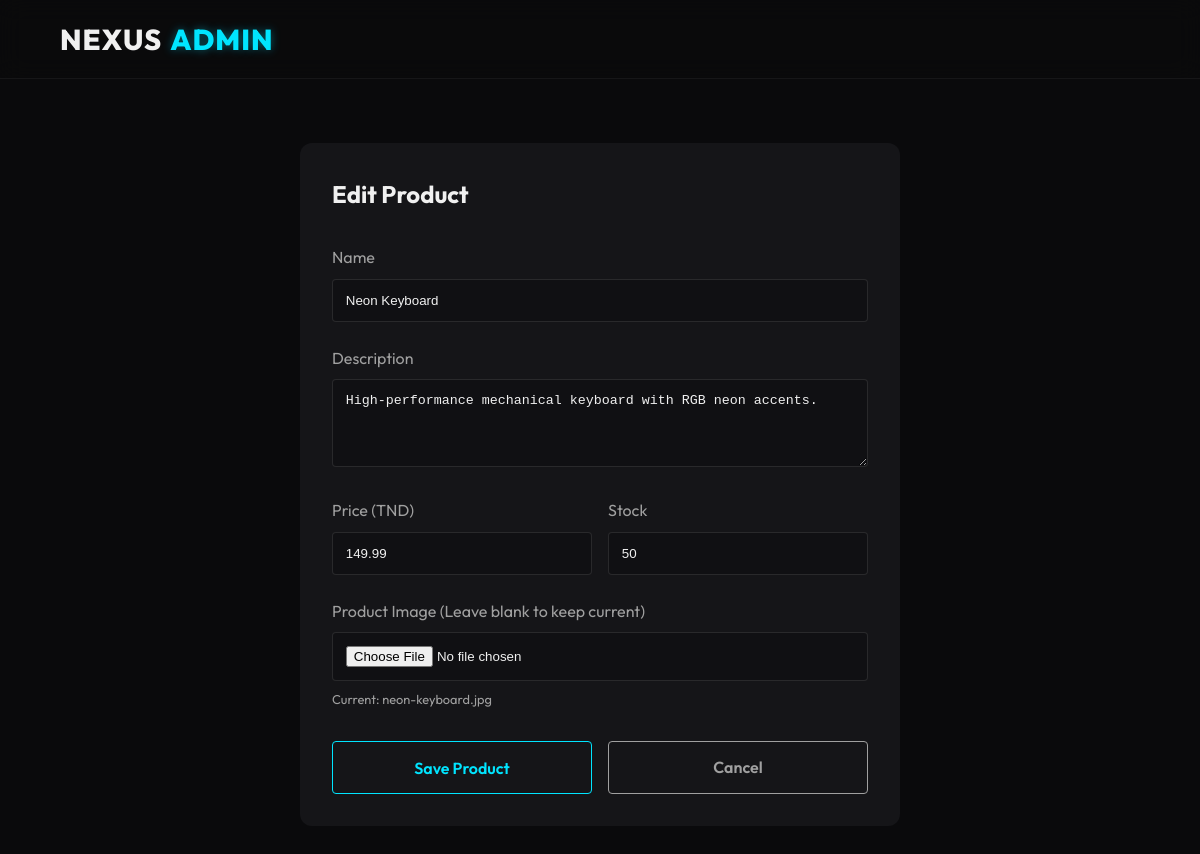
Screenshot of /Public/index.php/admin/edit?id=1 (signed in) with the database file from the repository.
### tables this page shows
CREATE TABLE IF NOT EXISTS products (
    id INT AUTO_INCREMENT PRIMARY KEY,
    name VARCHAR(255) NOT NULL,
    description TEXT,
    price DECIMAL(10, 2) NOT NULL,
    image_url VARCHAR(255) DEFAULT NULL,
    stock INT DEFAULT 0,
    created_at TIMESTAMP DEFAULT CURRENT_TIMESTAMP,
    updated_at TIMESTAMP DEFAULT CURRENT_TIMESTAMP ON UPDATE CURRENT_TIMESTAMP
);

### Controllers/AdminController.php (called while the page is built, shortened)
<?php
class AdminController extends BaseController
{
    private ProductManager $productManager;
    public function __construct()
    {
        $this->productManager = new ProductManager();
    }
    public function edit(): void
    {
        $id = (int)($_GET['id'] ?? 0);
        $product = $this->productManager->getById($id);
        $this->render('admin/product_form', [
            'title' => 'Edit Product',
            'product' => $product
        ]);
    }
}

### Config/Database.php (called while the page is built, shortened)
<?php
class Database
{
    private static ?Database $instance = null;
    private ?PDO $connection = null;
    private string $host = '127.0.0.1';
    private string $db_name = 'ecommerce_db';
    private string $username = 'root';
    private string $password = '';
    private function __construct()
    {
        $dsn = "mysql:host={$this->host};dbname={$this->db_name};charset=utf8mb4";
        $options = [
            PDO::ATTR_ERRMODE            => PDO::ERRMODE_EXCEPTION,
            PDO::ATTR_DEFAULT_FETCH_MODE => PDO::FETCH_ASSOC,
            PDO::ATTR_EMULATE_PREPARES   => false,
        ];
        try {
            $this->connection = new PDO($dsn, $this->username, $this->password, $options);
        } catch (PDOException $e) {
            die("Database Connection Error: " . $e->getMessage());
        }
    }
    public static function getInstance(): Database
    {
        if (self::$instance === null) {
            self::$instance = new Database();
        }
        return self::$instance;
    }
    public function getConnection(): PDO
    {
        return $this->connection;
    }
}

### Models/Managers/ProductManager.php (called while the page is built, shortened)
<?php
class ProductManager
{
    private PDO $db;
    public function __construct()
    {
        $this->db = Database::getInstance()->getConnection();
    }
    public function getById(int $id): ?Product
    {
        $stmt = $this->db->prepare("SELECT * FROM products WHERE id = :id");
        $stmt->execute(['id' => $id]);
        $row = $stmt->fetch();
        if ($row) {
            return $this->hydrate($row);
        }
        return null;
    }
    private function hydrate(array $data): Product
    {
        $product = new Product();
        if (isset($data['id'])) $product->setId((int)$data['id']);
        if (isset($data['name'])) $product->setName($data['name']);
        if (isset($data['description'])) $product->setDescription($data['description']);
        if (isset($data['price'])) $product->setPrice((float)$data['price']);
        if (isset($data['image_url'])) $product->setImageUrl($data['image_url']);
        if (isset($data['stock'])) $product->setStock((int)$data['stock']);
        if (isset($data['created_at'])) $product->setCreatedAt($data['created_at']);
        if (isset($data['updated_at'])) $product->setUpdatedAt($data['updated_at']);
        return $product;
    }
}

### Models/Entities/Product.php (called while the page is built, shortened)
<?php
class Product
{
    private ?int $id = null;
    private ?string $name = null;
    private ?string $description = null;
    private ?float $price = null;
    private ?string $image_url = null;
    private ?int $stock = 0;
    public function getId(): ?int { return $this->id; }
    public function getName(): ?string { return $this->name; }
    public function getDescription(): ?string { return $this->description; }
    public function getPrice(): ?float { return $this->price; }
    public function getImageUrl(): ?string { return $this->image_url; }
    public function getStock(): ?int { return $this->stock; }
    public function setId(?int $id): self { $this->id = $id; return $this; }
    public function setName(string $name): self { $this->name = $name; return $this; }
    public function setDescription(?string $description): self { $this->description = $description; return $this; }
    public function setPrice(float $price): self { $this->price = $price; return $this; }
    public function setImageUrl(?string $image_url): self { $this->image_url = $image_url; return $this; }
    public function setStock(int $stock): self { $this->stock = $stock; return $this; }
    public function setCreatedAt(string $created_at): self { $this->created_at = $created_at; return $this; }
    public function setUpdatedAt(string $updated_at): self { $this->updated_at = $updated_at; return $this; }
}

### Views/admin/product_form.php (the view, shortened to what this page needs)
<!DOCTYPE html>
<html lang="en">
<head>
    <link rel="stylesheet" href="/projet2/Public/assets/css/style.css">
</head>
<body>
    <header class="site-header">
        <a href="/projet2/Public/index.php/admin/index" class="brand-logo">NEXUS <span>ADMIN</span></a>
    </header>
    <main class="container">
        <div class="form-container">
            <h2 style="margin-bottom: 2rem;"><?= htmlspecialchars($title) ?></h2>
            <?php $isEdit = $product->getId() !== null; ?>
            <form action="/projet2/Public/index.php/admin/<?= $isEdit ? 'update' : 'store' ?>" method="POST" enctype="multipart/form-data">
                <div class="form-group">
                    <label>Name</label>
                    <input type="text" name="name" class="form-control" value="<?= htmlspecialchars($product->getName() ?? '') ?>" required>
                </div>
                <div class="form-group">
                    <label>Description</label>
                    <textarea name="description" class="form-control" rows="4" required><?= htmlspecialchars($product->getDescription() ?? '') ?></textarea>
                </div>
                <div style="display: grid; grid-template-columns: 1fr 1fr; gap: 1rem;">
                    <div class="form-group">
                        <label>Price (TND)</label>
                        <input type="number" step="0.01" name="price" class="form-control" value="<?= htmlspecialchars((string)($product->getPrice() ?? '')) ?>" required>
                    </div>
                    <div class="form-group">
                        <label>Stock</label>
                        <input type="number" name="stock" class="form-control" value="<?= htmlspecialchars((string)($product->getStock() ?? '')) ?>" required>
                    </div>
                </div>
                <div class="form-group">
                    <label>Product Image (Leave blank to keep current)</label>
                    <input type="file" name="image" class="form-control" accept="image/jpeg, image/png, image/webp">
                    <?php if ($product->getImageUrl()): ?>
                        <p style="margin-top: 0.5rem; font-size: 0.8rem; color: var(--text-muted);">Current: <?= htmlspecialchars(basename($product->getImageUrl())) ?></p>
                    <?php endif; ?>
                </div>
                <div style="display: flex; gap: 1rem; margin-top: 2rem;">
                    <button type="submit" class="btn btn-primary" style="flex: 1;">Save Product</button>
                    <a href="/projet2/Public/index.php/admin/index" class="btn" style="flex: 1; text-align: center; border: 1px solid var(--text-muted); color: var(--text-muted);">Cancel</a>
                </div>
            </form>
        </div>
    </main>
</body>
</html>

### Public/assets/css/style.css (style rules this page uses)
:root { --bg-dark: #0a0a0c; --bg-card: #151518; --bg-card-hover: #1e1e24; --text-main: #f0f0f0; --text-muted: #a0a0a0; --accent-neon: #00E5FF; --accent-neon-glow: rgba(0, 229, 255, 0.4); --font-family: 'Outfit', sans-serif; --transition-fast: 0.2s ease; --transition-smooth: 0.3s cubic-bezier(0.4, 0, 0.2, 1); }
* { margin: 0; padding: 0; box-sizing: border-box; }
body { background-color: var(--bg-dark); color: var(--text-main); font-family: var(--font-family); line-height: 1.6; overflow-x: hidden; }
.site-header { background: rgba(10, 10, 12, 0.8); backdrop-filter: blur(12px); border-bottom: 1px solid rgba(255, 255, 255, 0.05); position: sticky; top: 0; z-index: 100; padding: 1rem 5%; display: flex; justify-content: space-between; align-items: center; }
.brand-logo { font-size: 1.8rem; font-weight: 800; color: var(--text-main); text-decoration: none; letter-spacing: 1px; display: flex; align-items: center; gap: 0.5rem; }
.brand-logo span { color: var(--accent-neon); text-shadow: 0 0 10px var(--accent-neon-glow); }
.btn { display: inline-block; padding: 0.8rem 2rem; font-family: var(--font-family); font-size: 1rem; font-weight: 600; text-decoration: none; border: none; border-radius: 4px; cursor: pointer; transition: var(--transition-smooth); }
.btn-primary { background: transparent; color: var(--accent-neon); border: 1px solid var(--accent-neon); box-shadow: 0 0 15px transparent; }
.container { max-width: 1200px; margin: 0 auto; padding: 2rem 5%; }

### Views/admin/product_form.php (style rules this page uses)
.form-container { max-width: 600px; margin: 2rem auto; background: var(--bg-card); padding: 2rem; border-radius: 12px; }
.form-group { margin-bottom: 1.5rem; }
.form-group label { display: block; margin-bottom: 0.5rem; color: var(--text-muted); }
.form-control { width: 100%; padding: 0.8rem; background: rgba(0,0,0,0.2); border: 1px solid rgba(255,255,255,0.1); color: var(--text-main); border-radius: 4px; }

### rows the page displays
products: name "Neon Keyboard", description "High-performance mechanical keyboard with RGB neon accents.", price "149.99", stock "50", image_url "neon-keyboard.jpg"

### other values shown
$title "Edit Product"
